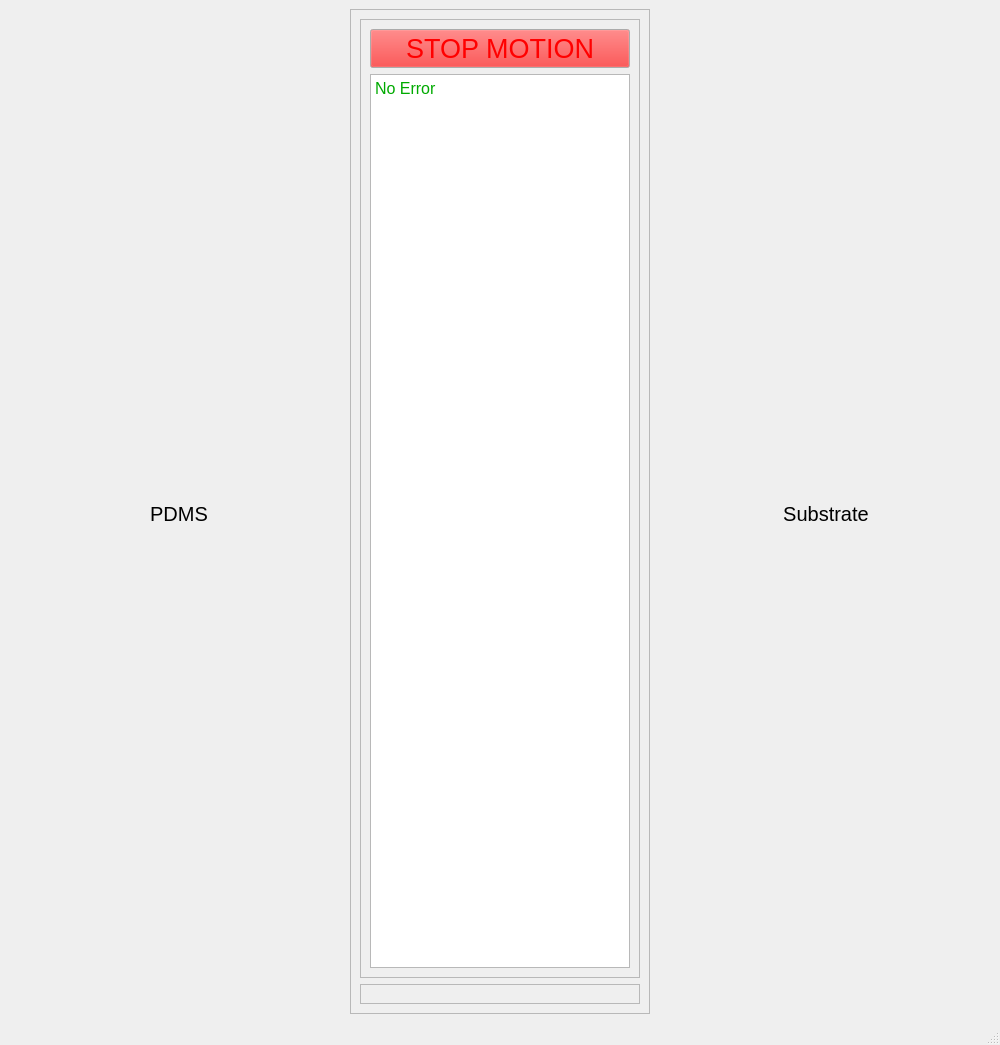
<?xml version="1.0" encoding="UTF-8"?>
<ui version="4.0">
 <class>MainWindow</class>
 <widget class="QMainWindow" name="MainWindow">
  <property name="geometry">
   <rect>
    <x>0</x>
    <y>0</y>
    <width>1000</width>
    <height>1045</height>
   </rect>
  </property>
  <property name="windowTitle">
   <string>MainWindow</string>
  </property>
  <widget class="QWidget" name="centralwidget">
   <layout class="QHBoxLayout" name="horizontalLayout">
    <item>
     <layout class="QVBoxLayout" name="left_frame">
      <property name="leftMargin">
       <number>5</number>
      </property>
      <property name="topMargin">
       <number>5</number>
      </property>
      <item>
       <widget class="QLabel" name="label">
        <property name="font">
         <font>
          <pointsize>15</pointsize>
          <weight>50</weight>
          <italic>false</italic>
          <bold>false</bold>
         </font>
        </property>
        <property name="text">
         <string>PDMS</string>
        </property>
        <property name="alignment">
         <set>Qt::AlignCenter</set>
        </property>
       </widget>
      </item>
     </layout>
    </item>
    <item>
     <widget class="QFrame" name="middle_frame">
      <property name="maximumSize">
       <size>
        <width>300</width>
        <height>16777215</height>
       </size>
      </property>
      <property name="frameShape">
       <enum>QFrame::StyledPanel</enum>
      </property>
      <property name="frameShadow">
       <enum>QFrame::Raised</enum>
      </property>
      <layout class="QVBoxLayout" name="verticalLayout_27">
       <item>
        <widget class="QFrame" name="frame_46">
         <property name="frameShape">
          <enum>QFrame::StyledPanel</enum>
         </property>
         <property name="frameShadow">
          <enum>QFrame::Raised</enum>
         </property>
         <layout class="QGridLayout" name="gridLayout">
          <item row="1" column="0">
           <widget class="QTextEdit" name="textEdit">
            <property name="enabled">
             <bool>true</bool>
            </property>
            <property name="palette">
             <palette>
              <active>
               <colorrole role="WindowText">
                <brush brushstyle="SolidPattern">
                 <color alpha="255">
                  <red>0</red>
                  <green>170</green>
                  <blue>0</blue>
                 </color>
                </brush>
               </colorrole>
              </active>
              <inactive>
               <colorrole role="WindowText">
                <brush brushstyle="SolidPattern">
                 <color alpha="255">
                  <red>0</red>
                  <green>170</green>
                  <blue>0</blue>
                 </color>
                </brush>
               </colorrole>
              </inactive>
              <disabled>
               <colorrole role="WindowText">
                <brush brushstyle="SolidPattern">
                 <color alpha="255">
                  <red>120</red>
                  <green>120</green>
                  <blue>120</blue>
                 </color>
                </brush>
               </colorrole>
              </disabled>
             </palette>
            </property>
            <property name="readOnly">
             <bool>true</bool>
            </property>
            <property name="html">
             <string>&lt;!DOCTYPE HTML PUBLIC &quot;-//W3C//DTD HTML 4.0//EN&quot; &quot;http://www.w3.org/TR/REC-html40/strict.dtd&quot;&gt;
&lt;html&gt;&lt;head&gt;&lt;meta name=&quot;qrichtext&quot; content=&quot;1&quot; /&gt;&lt;style type=&quot;text/css&quot;&gt;
p, li { white-space: pre-wrap; }
&lt;/style&gt;&lt;/head&gt;&lt;body style=&quot; font-family:'Sans Serif'; font-size:9pt; font-weight:400; font-style:normal;&quot;&gt;
&lt;p style=&quot; margin-top:0px; margin-bottom:0px; margin-left:0px; margin-right:0px; -qt-block-indent:0; text-indent:0px;&quot;&gt;&lt;span style=&quot; font-family:'MS Shell Dlg 2'; font-size:12pt; color:#00aa00;&quot;&gt;No Error&lt;/span&gt;&lt;/p&gt;&lt;/body&gt;&lt;/html&gt;</string>
            </property>
           </widget>
          </item>
          <item row="0" column="0">
           <widget class="QPushButton" name="pushButton_stop_motion">
            <property name="enabled">
             <bool>true</bool>
            </property>
            <property name="palette">
             <palette>
              <active>
               <colorrole role="WindowText">
                <brush brushstyle="SolidPattern">
                 <color alpha="255">
                  <red>255</red>
                  <green>0</green>
                  <blue>0</blue>
                 </color>
                </brush>
               </colorrole>
               <colorrole role="Button">
                <brush brushstyle="SolidPattern">
                 <color alpha="255">
                  <red>255</red>
                  <green>0</green>
                  <blue>0</blue>
                 </color>
                </brush>
               </colorrole>
               <colorrole role="ButtonText">
                <brush brushstyle="SolidPattern">
                 <color alpha="255">
                  <red>255</red>
                  <green>0</green>
                  <blue>0</blue>
                 </color>
                </brush>
               </colorrole>
              </active>
              <inactive>
               <colorrole role="WindowText">
                <brush brushstyle="SolidPattern">
                 <color alpha="255">
                  <red>255</red>
                  <green>0</green>
                  <blue>0</blue>
                 </color>
                </brush>
               </colorrole>
               <colorrole role="Button">
                <brush brushstyle="SolidPattern">
                 <color alpha="255">
                  <red>255</red>
                  <green>0</green>
                  <blue>0</blue>
                 </color>
                </brush>
               </colorrole>
               <colorrole role="ButtonText">
                <brush brushstyle="SolidPattern">
                 <color alpha="255">
                  <red>255</red>
                  <green>0</green>
                  <blue>0</blue>
                 </color>
                </brush>
               </colorrole>
              </inactive>
              <disabled>
               <colorrole role="WindowText">
                <brush brushstyle="SolidPattern">
                 <color alpha="255">
                  <red>120</red>
                  <green>120</green>
                  <blue>120</blue>
                 </color>
                </brush>
               </colorrole>
               <colorrole role="Button">
                <brush brushstyle="SolidPattern">
                 <color alpha="255">
                  <red>255</red>
                  <green>0</green>
                  <blue>0</blue>
                 </color>
                </brush>
               </colorrole>
               <colorrole role="ButtonText">
                <brush brushstyle="SolidPattern">
                 <color alpha="255">
                  <red>120</red>
                  <green>120</green>
                  <blue>120</blue>
                 </color>
                </brush>
               </colorrole>
              </disabled>
             </palette>
            </property>
            <property name="font">
             <font>
              <pointsize>20</pointsize>
             </font>
            </property>
            <property name="text">
             <string>STOP MOTION</string>
            </property>
           </widget>
          </item>
         </layout>
        </widget>
       </item>
       <item>
        <widget class="QFrame" name="frame_47">
         <property name="frameShape">
          <enum>QFrame::StyledPanel</enum>
         </property>
         <property name="frameShadow">
          <enum>QFrame::Raised</enum>
         </property>
         <layout class="QGridLayout" name="gridLayout_2"/>
        </widget>
       </item>
      </layout>
     </widget>
    </item>
    <item>
     <layout class="QVBoxLayout" name="right_frame">
      <property name="leftMargin">
       <number>5</number>
      </property>
      <property name="topMargin">
       <number>5</number>
      </property>
      <item>
       <widget class="QLabel" name="label_2">
        <property name="font">
         <font>
          <pointsize>15</pointsize>
         </font>
        </property>
        <property name="text">
         <string>Substrate</string>
        </property>
        <property name="alignment">
         <set>Qt::AlignCenter</set>
        </property>
       </widget>
      </item>
     </layout>
    </item>
   </layout>
  </widget>
  <widget class="QMenuBar" name="menubar">
   <property name="geometry">
    <rect>
     <x>0</x>
     <y>0</y>
     <width>1000</width>
     <height>20</height>
    </rect>
   </property>
  </widget>
  <widget class="QStatusBar" name="statusbar"/>
 </widget>
 <resources/>
 <connections/>
</ui>
